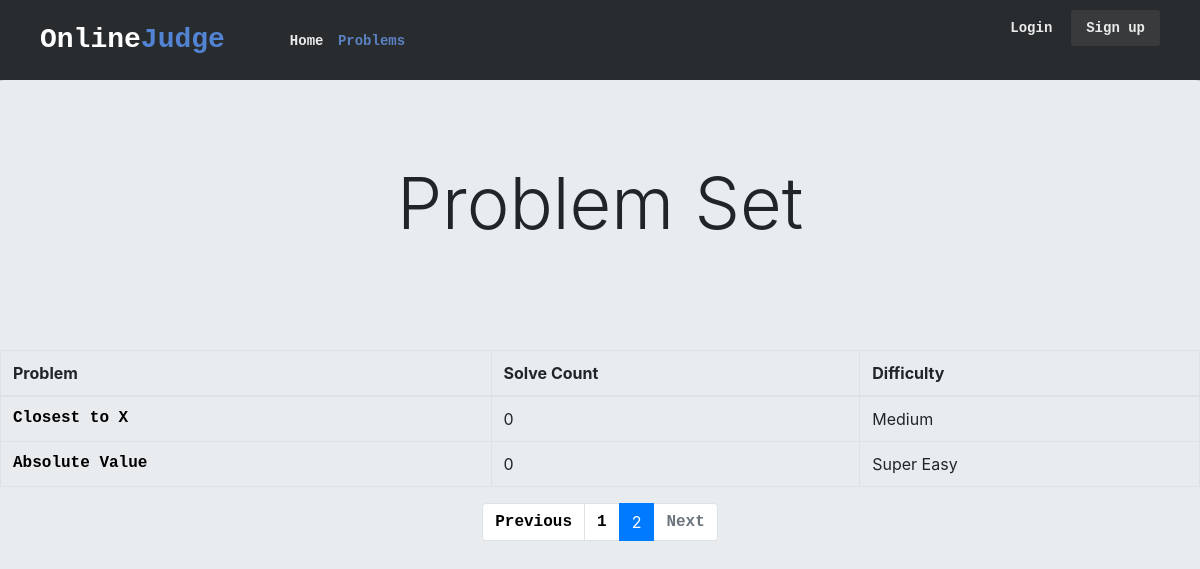
The page /judge/problems?page=2 on the database its author committed.
### judge/models.py (models this page shows)
class Problem(models.Model):
    problemId = models.IntegerField()
    problemName = models.CharField(max_length=100)
    problemText = models.TextField()
    difficulty = models.CharField(max_length=15)
    solveCount = models.IntegerField()
    score = models.FloatField()

### judge/views.py (the view)
# urls.py: path('problems', views.problem, name='problem'),
def problem(request):
    latest_question_list = Problem.objects.order_by('difficulty')
    page = request.GET.get('page', 1)
    paginator = Paginator(latest_question_list, 2)
    try:
        latest_question_list = paginator.page(page)
    except PageNotAnInteger:
        latest_question_list = paginator.page(1)
    except EmptyPage:
        latest_question_list = paginator.page(paginator.num_pages)
    return render(request, 'judge/problems.html', {'latest_question_list': latest_question_list})

### judge/templates/judge/problems.html (shortened to what this page needs)
{% load static %}
<html lang="en" dir="ltr">
<head>
    <link rel="stylesheet" href="https://stackpath.bootstrapcdn.com/bootstrap/4.4.1/css/bootstrap.min.css"
>
    <link rel="stylesheet" href="https://use.fontawesome.com/releases/v5.6.3/css/all.css"
>
    <link rel="stylesheet" href="https://stackpath.bootstrapcdn.com/bootstrap/4.2.1/css/bootstrap.min.css"
>
    <link rel="stylesheet" type="text/css" href="{% static 'judge/css/styles.css' %}">
</head>
<body>
    <header class="oj-header">
        <div class="oj-header-limiter">
            <h1><a href="{% url 'index' %}">Online<span>Judge</span></a></h1>
            <nav>
                <a href="{% url 'index' %}">Home</a>
                <a href="{% url 'problem' %}" class="selected">Problems</a>
            </nav>
            <ul>
                <li><a href="/login" class="lightbox_trigger">Login</a></li>
                <li><a href="/register" class="lightbox_trigger">Sign up</a></li>
            </ul>
        </div>
    </header>
    <div class=" jumbotron centered">
        <h1 class="display-3">Problem Set</h1>
    </div>
    <table class="table table-bordered">
        <thead>
            <tr>
                <th>Problem</th>
                <th>Solve Count</th>
                <th>Difficulty</th>
            </tr>
        </thead>
        <tbody>
            {% for problem in latest_question_list %}
            <tr>
                <td>
                    <a href="/judge/problems/{{ problem.problemId }}/">{{ problem.problemName }}</a>
                </td>
                <td>{{ problem.solveCount }}</td>
                <td>{{ problem.difficulty }}</td>
            </tr>
            {% endfor %}
        </tbody>
    </table>
    <nav aria-label="Page navigation example">
        <ul class="pagination justify-content-center">
            {% if latest_question_list.has_previous %}
            <li class="page-item">
                <a class="page-link" href="?page={{ latest_question_list.previous_page_number }}">Previous</a>
            </li>
            {% else %}
            <li class="page-item disabled">
                <a class="page-link" href="#" tabindex="-1" aria-disabled="True">Previous</a>
            </li>
            {% endif %}
            {% for i in latest_question_list.paginator.page_range %}
            {% if latest_question_list.number == i %}
            <li class="page-item active" aria-current="page">
                <span class="page-link">
                    {{ i }}
                </span>
            </li>
            {% elif i > latest_question_list.number|add:'-5' and i < latest_question_list.number|add:'5' %} <li
                class="page-item"><a class="page-link" href="?page={{ i }}">{{ i }}</a></li>
                {% endif %}
                {% endfor %}
                {% if latest_question_list.has_next %}
                <li class="page-item">
                    <a class="page-link" href="?page={{ latest_question_list.next_page_number }}">Next</a>
                </li>
                {% else %}
                <li class="page-item disabled">
                    <a class="page-link" href="#" tabindex="-1" aria-disabled="True">Next</a>
                </li>
                {% endif %}
        </ul>
    </nav>
</body>
</html>

### judge/static/judge/css/styles.css (style rules this page uses)
body { background-color: #E8ECEF; }
.centered { padding-top: 80px; text-align: center; }
li a { color: green; }
.oj-header { background-color: #292c2f; box-shadow: 0 1px 1px #ccc; padding: 20px 40px; height: 80px; color: #ffffff; box-sizing: border-box; }
.oj-header .oj-header-limiter { max-width: 1200px; text-align: center; margin: 0 auto; }
.oj-header .oj-header-limiter h1 { float: left; font: normal 28px Cookie, Arial, Helvetica, sans-serif; line-height: 40px; margin: 0; }
.oj-header .oj-header-limiter h1 span { color: #5383d3; }
.oj-header .oj-header-limiter a { color: #ffffff; text-decoration: none; }
.oj-header .oj-header-limiter nav { font: 16px Arial, Helvetica, sans-serif; line-height: 40px; float: left; margin: 0 0 0 60px; padding: 0; }
.oj-header .oj-header-limiter nav a { font-size: 14px; display: inline-block; padding: 0 5px; opacity: 0.9; text-decoration: none; line-height: 1; }
.oj-header .oj-header-limiter nav a.selected { color: #608bd2; }
.oj-header .oj-header-limiter ul { font: 14px Arial, Helvetica, sans-serif; list-style: none; line-height: 1; float: right; }
.oj-header .oj-header-limiter ul li { display: inline-block; margin-left: 15px; opacity: 0.9; }
.oj-header .oj-header-limiter ul li:last-child a { font-weight: bold; background-color: #3a3c3e; padding: 10px 15px; border-radius: 3px; }
body { margin: 0; padding: 0; }
a:link { color: black; font-family: Courier; font-weight: bold; text-decoration: none; }

### rows shown on the page
Problem: problemName "Closest to X", solveCount "0", difficulty "Medium"
Problem: problemName "Absolute Value", solveCount "0", difficulty "Super Easy"

### other values the page prints
{{ i }} "1"
{{ i }} "2"
